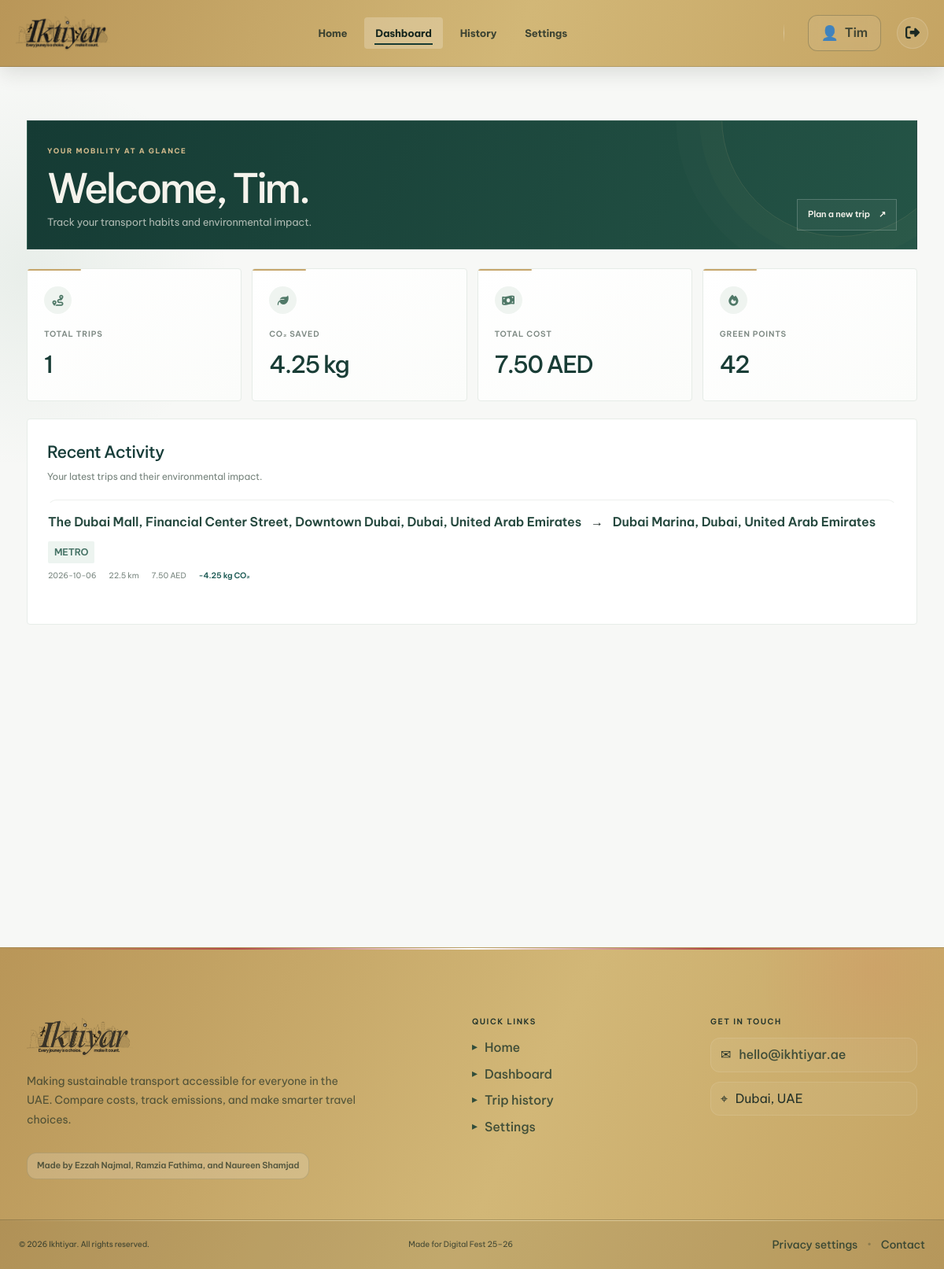
The app's page /dashboard (signed in) with its own data.
### tables this page shows
CREATE TABLE monthly_stats (
                    stat_id INTEGER PRIMARY KEY AUTOINCREMENT,
                    user_id INTEGER NOT NULL,
                    month TEXT NOT NULL,
                    total_trips INTEGER DEFAULT 0,
                    total_cost REAL DEFAULT 0,
                    total_co2 REAL DEFAULT 0,
                    co2_saved REAL DEFAULT 0,
                    driving_trips INTEGER DEFAULT 0,
                    taxi_trips INTEGER DEFAULT 0,
                    metro_trips INTEGER DEFAULT 0,
                    bus_trips INTEGER DEFAULT 0,
                    walking_trips INTEGER DEFAULT 0,
                    cycling_trips INTEGER DEFAULT 0,
                    green_points INTEGER DEFAULT 0,
                    FOREIGN KEY (user_id) REFERENCES users(id) ON DELETE CASCADE,
                    UNIQUE(user_id, month)
                );

CREATE TABLE trips (
                    trip_id INTEGER PRIMARY KEY AUTOINCREMENT,
                    user_id INTEGER NOT NULL,
                    origin_name TEXT NOT NULL,
                    origin_lat REAL,
                    origin_lon REAL,
                    destination_name TEXT NOT NULL,
                    destination_lat REAL,
                    destination_lon REAL,
                    chosen_transport TEXT NOT NULL,
                    chosen_cost REAL DEFAULT 0,
                    chosen_time REAL DEFAULT 0,
                    chosen_co2 REAL DEFAULT 0,
                    co2_saved REAL DEFAULT 0,
                    distance_km REAL DEFAULT 0,
                    trip_date DATE DEFAULT (date('now')),
                    trip_time TIME DEFAULT (time('now')),
                    FOREIGN KEY (user_id) REFERENCES users(id) ON DELETE CASCADE
                );

### app.py (the view)
@app.route('/dashboard')
def dashboard():
    if 'user_id' not in session:
        return redirect(url_for('login'))
    stats = db.get_monthly_stats(session['user_id'])
    if not stats:
        stats = {
            'total_trips': 0, 'total_cost': 0, 'total_co2': 0, 'co2_saved': 0,
            'driving_trips': 0, 'taxi_trips': 0, 'metro_trips': 0, 'bus_trips': 0,
            'walking_trips': 0, 'cycling_trips': 0, 'green_points': 0
        }
    history = db.get_history(session['user_id'])
    recent = history[:5]
    return render_template('dashboard.html', stats=stats, recent=recent, username=session['username'])

### database/db_manager.py (called while the page is built)
    def get_connection(self):
        if USING_POSTGRES:
            conn = psycopg2.connect(self.db_path)
            cursor = conn.cursor(cursor_factory=psycopg2_extras.RealDictCursor)
            return conn, cursor
        else:
            conn = sqlite3.connect(self.db_path)
            conn.row_factory = sqlite3.Row
            return conn, conn.cursor()

    def get_history(self, user_id):
        conn, cursor = self.get_connection()
        if USING_POSTGRES:
            cursor.execute('SELECT * FROM trips WHERE user_id = %s ORDER BY trip_date DESC, trip_time DESC', (user_id,))
        else:
            cursor.execute('SELECT * FROM trips WHERE user_id = ? ORDER BY trip_date DESC, trip_time DESC', (user_id,))
        trips = cursor.fetchall()
        cursor.close()
        conn.close()
        return [dict(row) for row in trips]

    def get_monthly_stats(self, user_id, month=None):
        if not month:
            month = datetime.now().strftime('%Y-%m')
        conn, cursor = self.get_connection()
        if USING_POSTGRES:
            cursor.execute('SELECT * FROM monthly_stats WHERE user_id = %s AND month = %s', (user_id, month))
        else:
            cursor.execute('SELECT * FROM monthly_stats WHERE user_id = ? AND month = ?', (user_id, month))
        stats = cursor.fetchone()
        cursor.close()
        conn.close()
        return dict(stats) if stats else None

### templates/dashboard.html (shortened to what this page needs)
<!DOCTYPE html>
<html lang="en">
<head>
    <link rel="stylesheet" href="{{ url_for('static', filename='css/style.css') }}">
    <link rel="stylesheet" href="{{ url_for('static', filename='css/theme-refresh.css') }}">
    <link rel="stylesheet" href="https://cdnjs.cloudflare.com/ajax/libs/font-awesome/6.5.0/css/all.min.css">
</head>
<body class="dashboard-page">
    <div class="page-wrapper">
        <nav class="navbar">
            <div class="container">
                <a href="/home" class="logo">
                    <picture class="brand-picture">
                        <source media="(max-width: 650px)" srcset="{{ url_for('static', filename='images/ikhtiyar-black.png') }}">
                        <img src="{{ url_for('static', filename='images/ikhtiyar-black.png') }}" alt="Ikhtiyar" onerror="this.style.display='none';this.parentElement.classList.add('logo-missing')">
                    </picture>
                </a>
                <div class="nav-links">
                    <a href="/home">Home</a>
                    <a href="/dashboard" class="active">Dashboard</a>
                    <a href="/history">History</a>
                    <a href="/settings">Settings</a>
                </div>
                <div class="nav-user-section">
                    <div class="nav-username">{{ username }}</div>
                    <a href="/logout" class="logout-link">
                        <i class="fas fa-sign-out-alt"></i>
                    </a>
                </div>
            </div>
        </nav>
        <main class="main-content">
            <div class="container">
                <header class="page-intro reveal-on-scroll"><div><span class="page-kicker">YOUR MOBILITY AT A GLANCE</span><h1>Welcome, {{ username }}.</h1><p>Track your transport habits and environmental impact.</p></div><a class="quiet-link" href="/home">Plan a new trip <span aria-hidden="true">↗</span></a></header>
                <div class="stats-grid">
                    <div class="stat-card">
                        <i class="fas fa-route"></i>
                        <h3>Total Trips</h3>
                        <span class="stat-value">{{ stats.total_trips }}</span>
                    </div>
                    <div class="stat-card">
                        <i class="fas fa-leaf"></i>
                        <h3>CO₂ Saved</h3>
                        <span class="stat-value">{{ "%.2f"|format(stats.co2_saved) }} kg</span>
                    </div>
                    <div class="stat-card">
                        <i class="fas fa-money-bill-wave"></i>
                        <h3>Total Cost</h3>
                        <span class="stat-value">{{ "%.2f"|format(stats.total_cost) }} AED</span>
                    </div>
                    <div class="stat-card">
                        <i class="fas fa-fire"></i>
                        <h3>Green Points</h3>
                        <span class="stat-value">{{ stats.green_points or 0 }}</span>
                    </div>
                </div>
                <div class="card">
                    <h2>Recent Activity</h2>
                    <p>Your latest trips and their environmental impact.</p>
                    {% if recent %}
                    <div class="recent-trips">
                        {% for trip in recent %}
                        <div class="trip-item">
                            <div class="trip-info">
                                <strong>{{ trip.origin_name }}</strong> → <strong>{{ trip.destination_name }}</strong>
                                <span class="trip-transport">{{ trip.chosen_transport.title() }}</span>
                            </div>
                            <div class="trip-details">
                                <span class="trip-date">{{ trip.trip_date }}</span>
                                <span class="trip-distance">{{ "%.1f"|format(trip.distance_km) }} km</span>
                                <span class="trip-cost">{{ "%.2f"|format(trip.chosen_cost) }} AED</span>
                                {% if trip.co2_saved > 0 %}
                                <span class="trip-co2-saved">-{{ "%.2f"|format(trip.co2_saved) }} kg CO₂</span>
                                {% endif %}
                            </div>
                        </div>
                        {% endfor %}
                    </div>
                    {% else %}
                    <p>No trips yet. Start your first trip to see your activity here!</p>
                    {% endif %}
                </div>
            </div>
        </main>
        {% include 'components/footer.html' %}
    </div>
    <link rel="stylesheet" href="{{ url_for('static', filename='css/page-polish.css') }}">
</body>
</html>

### static/css/page-polish.css (style rules this page uses)
.page-wrapper { background:#f7f8f6; }
.page-wrapper .main-content { padding:38px 0 72px; }
.page-wrapper .main-content>.container { max-width:1180px; }
.page-intro { display:flex;align-items:flex-end;justify-content:space-between;gap:25px;margin:0 0 29px;padding:0 0 24px;border-bottom:1px solid #e1e8e3; }
.page-intro h1 { margin:10px 0 6px;font-size:clamp(35px,4.3vw,54px);font-weight:500;line-height:1.04;letter-spacing:-.065em;color:#193d36; }
.page-intro p { margin:0;color:#738078;font-size:13px; }
.page-kicker { color:#927c54;font-size:9px;font-weight:700;letter-spacing:.17em; }
.quiet-link { display:inline-flex;align-items:center;gap:11px;padding:10px 13px;color:#315d52;font-size:11px;font-weight:600;border:1px solid #dce6df;white-space:nowrap;transition:background .2s,border .2s,transform .2s; }
.dashboard-page .stats-grid { grid-template-columns:repeat(4,minmax(0,1fr));gap:13px;margin:0 0 22px; }
.dashboard-page .stat-card { position:relative;text-align:left;padding:22px 21px;background:linear-gradient(145deg,#fff,#fbfcfa);border:1px solid #e6ece7;border-radius:4px;box-shadow:none;transition:transform .3s ease,border-color .3s ease,box-shadow .3s ease; }
.dashboard-page .stat-card::before { height:2px;background:#c6a66b;transform:scaleX(.25);transform-origin:left;transition:transform .35s ease; }
.dashboard-page .stat-card>i { display:grid;place-items:center;width:35px;height:35px;margin-bottom:18px;border-radius:50%;background:#eff4f0;color:#507968;font-size:14px; }
.dashboard-page .stat-card h3 { margin:0;color:#7b8781;font-size:10px;font-weight:600;letter-spacing:.08em;text-transform:uppercase; }
.dashboard-page .stat-value { margin-top:6px;color:#193d36;font-size:clamp(22px,2.5vw,30px);font-weight:500;letter-spacing:-.055em;font-variant-numeric:tabular-nums; }
.dashboard-page .main-content .card:not(.pdf-download-section) { padding:25px;background:#fff;border:1px solid #e7ede8;border-radius:4px;box-shadow:none; }
.dashboard-page .main-content .card>h2 { margin:0 0 4px;font-size:21px;font-weight:500; }
.dashboard-page .main-content .card>p { margin:0 0 17px;font-size:12px;color:#76837c; }
.dashboard-page .trip-item { padding:15px 0;border-top:1px solid #edf0ed;transition:padding .22s ease,background .22s ease; }
.dashboard-page .trip-info strong { color:#25483e;font-weight:600; }
.dashboard-page .trip-transport { background:#edf4f0;color:#447164;border-radius:2px; }
.dashboard-page .trip-details { color:#7a8780;font-size:10px; }
.page-wrapper .main-content { position:relative; isolation:isolate; }
.page-wrapper .main-content::before { content:"";position:absolute;z-index:-1;left:-220px;top:0;width:520px;height:520px;pointer-events:none;background:radial-gradient(circle,rgba(104,151,124,.10),transparent 68%);animation:page-glow-drift 18s ease-in-out infinite alternate; }
.page-wrapper .page-intro { position:relative;overflow:hidden;isolation:isolate;padding:23px 25px;margin-bottom:24px;border:1px solid rgba(255,255,255,.08);background:linear-gradient(112deg,#153b34,#245446); }
.page-wrapper .page-intro::after { content:"";position:absolute;z-index:-1;right:-54px;top:-155px;width:300px;height:300px;border:1px solid rgba(212,187,140,.14);border-radius:50%;box-shadow:0 0 0 28px rgba(212,187,140,.025),0 0 0 58px rgba(212,187,140,.02);animation:page-orbit 56s linear infinite; }
.page-wrapper .page-intro h1 { color:#f5f3ec; }
.page-wrapper .page-intro p { color:rgba(245,243,236,.68); }
.page-wrapper .page-intro .page-kicker { color:#d4bb8c; }
.page-wrapper .page-intro .quiet-link { position:relative;z-index:1;color:#f5f3ec;border-color:rgba(255,255,255,.2);background:rgba(255,255,255,.04); }

### records on screen
monthly_stats: total_trips "1", co2_saved "4.25", total_cost "7.50", green_points "42"
trips: origin_name "The Dubai Mall, Financial Center Street, Downtown Dubai, Dubai, United Arab Emirates", destination_name "Dubai Marina, Dubai, United Arab Emirates", chosen_transport "METRO", trip_date "2026-10-06", distance_km "22.5", chosen_cost "7.50", co2_saved "4.25"

### other values on screen
{{ username }} "Tim"
